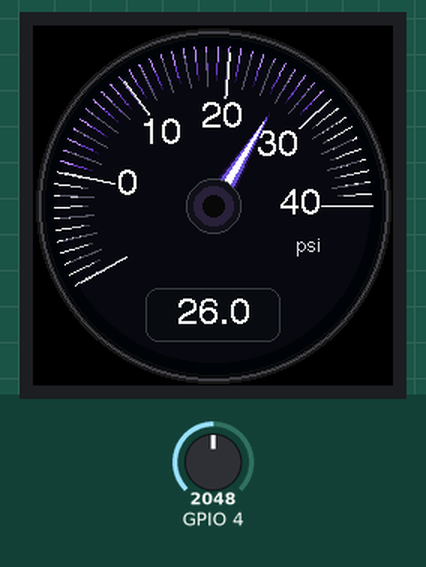
This sketch was run on a simulated ESP32. On the bench: 240×240 colour display. Inputs (shaded band) come from the test bench; at power-on: GPIO 4 = 2048 (analog values on the 0–4095 scale).

Above: at 16.3 s.
16.4 s: GPIO 4 set to 2866
At 16.75 s:
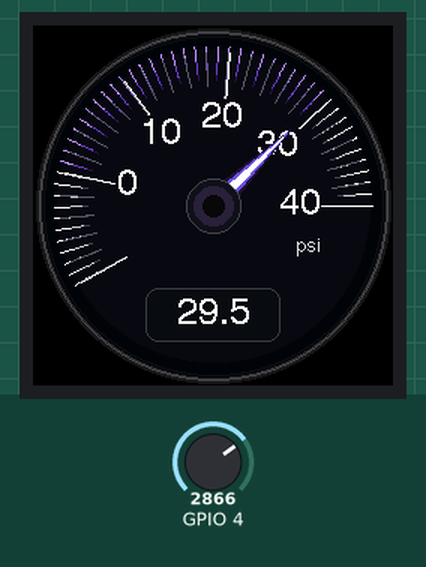
18.1 s: GPIO 4 set to 2047
At 19.62 s:
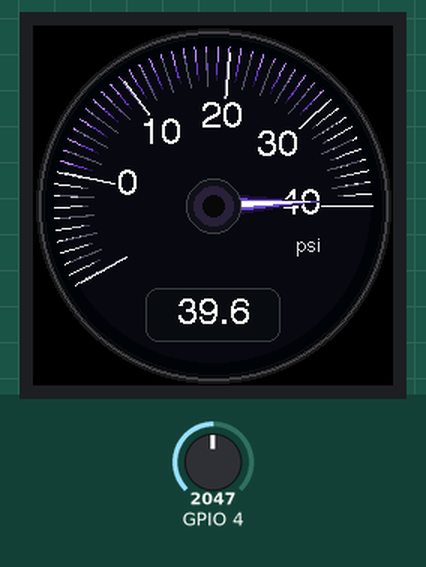
21.1 s: GPIO 4 set to 1228
At 28.7 s:
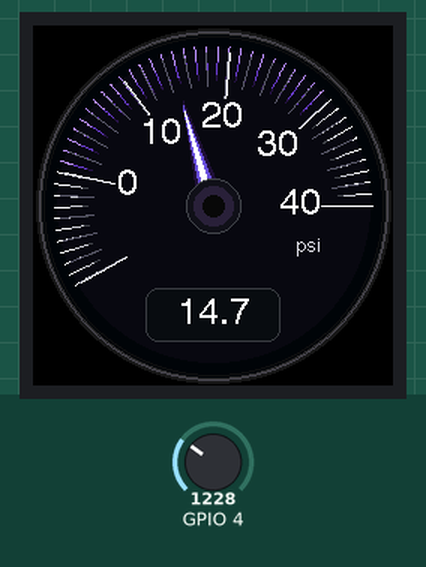

The sketch:

sketch_mar29a.ino
```cpp
#define LGFX_USE_V1
#include <LovyanGFX.hpp>
#include <math.h>

class LGFX : public lgfx::LGFX_Device {
  lgfx::Panel_GC9A01 _panel;
  lgfx::Bus_SPI _bus;
  lgfx::Light_PWM _light;

public:
  LGFX() {
    {
      auto cfg = _bus.config();
      cfg.spi_host = SPI2_HOST;
      cfg.spi_mode = 0;
      cfg.freq_write = 27000000;
      cfg.freq_read = 16000000;
      cfg.spi_3wire = true;
      cfg.use_lock = true;
      cfg.dma_channel = SPI_DMA_CH_AUTO;
      cfg.pin_sclk = 6;
      cfg.pin_mosi = 7;
      cfg.pin_miso = -1;
      cfg.pin_dc = 2;
      _bus.config(cfg);
      _panel.setBus(&_bus);
    }

    {
      auto cfg = _panel.config();
      cfg.pin_cs = 10;
      cfg.pin_rst = -1;
      cfg.pin_busy = -1;

      cfg.memory_width = 240;
      cfg.memory_height = 240;
      cfg.panel_width = 240;
      cfg.panel_height = 240;

      cfg.offset_x = 0;
      cfg.offset_y = 0;
      cfg.offset_rotation = 0;

      cfg.dummy_read_pixel = 8;
      cfg.dummy_read_bits = 1;

      cfg.readable = false;
      cfg.invert = true;
      cfg.rgb_order = false;
      cfg.dlen_16bit = false;
      cfg.bus_shared = false;

      _panel.config(cfg);
    }

    {
      auto cfg = _light.config();
      cfg.pin_bl = 3;
      cfg.invert = false;
      cfg.freq = 44100;
      cfg.pwm_channel = 7;
      _light.config(cfg);
      _panel.setLight(&_light);
    }

    setPanel(&_panel);
  }
};

LGFX tft;
LGFX_Sprite spr(&tft);

static const int CX = 120;
static const int CY = 120;

float psiHistory[10] = {0};
int histIndex = 0;
bool histFilled = false;
float displayedPsi = 0.0f;

float mapf(float x, float in_min, float in_max, float out_min, float out_max) {
  return (x - in_min) * (out_max - out_min) / (in_max - in_min) + out_min;
}

uint16_t rgb(uint8_t r, uint8_t g, uint8_t b) {
  return spr.color565(r, g, b);
}

// 8 o'clock to 3 o'clock
float psiToAngle(float psi) {
  psi = constrain(psi, -10.0f, 40.0f);
  return mapf(psi, -10.0f, 40.0f, 150.0f, 360.0f);
}

void polarToXY(float angleDeg, int radius, int &x, int &y) {
  float a = angleDeg * DEG_TO_RAD;
  x = CX + cosf(a) * radius;
  y = CY + sinf(a) * radius;
}

void drawSoftPixelRing(float angleDeg, int r1, int r2, uint16_t col) {
  int x, y;
  for (int r = r1; r <= r2; r++) {
    polarToXY(angleDeg, r, x, y);
    spr.drawPixel(x, y, col);
  }
}

void drawBezel() {
  spr.fillScreen(TFT_BLACK);

  spr.fillCircle(CX, CY, 118, rgb(24, 24, 28));
  spr.fillCircle(CX, CY, 114, rgb(6, 6, 8));
  spr.drawCircle(CX, CY, 116, rgb(72, 72, 80));
  spr.drawCircle(CX, CY, 115, rgb(48, 48, 54));
  spr.drawCircle(CX, CY, 113, rgb(18, 18, 22));

  spr.fillCircle(CX, CY, 104, rgb(10, 10, 16));
}

void drawArcBand() {
  for (int p = -10; p <= 40; p++) {
    float a = psiToAngle((float)p);

    if (p <= 0) {
      drawSoftPixelRing(a, 84, 87, rgb(70, 70, 76));
      drawSoftPixelRing(a, 88, 96, rgb(205, 205, 214));
      drawSoftPixelRing(a, 97, 106, rgb(255, 255, 255));
    } else if (p < 30) {
      drawSoftPixelRing(a, 84, 87, rgb(40, 22, 72));
      drawSoftPixelRing(a, 88, 96, rgb(105, 62, 205));
      drawSoftPixelRing(a, 97, 106, rgb(185, 145, 255));
    } else {
      drawSoftPixelRing(a, 84, 87, rgb(70, 70, 76));
      drawSoftPixelRing(a, 88, 96, rgb(205, 205, 214));
      drawSoftPixelRing(a, 97, 106, rgb(255, 255, 255));
    }
  }
}

void drawTicks() {
  for (int p = -10; p <= 40; p += 2) {
    float a = psiToAngle((float)p);
    bool major = (p % 10 == 0);

    int r1 = major ? 68 : 80;
    int r2 = 102;

    int x1, y1, x2, y2;
    polarToXY(a, r1, x1, y1);
    polarToXY(a, r2, x2, y2);

    if (major) {
      spr.drawLine(x1, y1, x2, y2, rgb(150, 150, 160));
      spr.drawLine(x1 + 1, y1, x2 + 1, y2, TFT_WHITE);
    } else {
      spr.drawLine(x1, y1, x2, y2, rgb(90, 90, 104));
    }
  }
}

void drawLabels() {
  spr.setTextDatum(middle_center);

  spr.setFont(&fonts::Font4);
  spr.setTextColor(TFT_WHITE, rgb(10, 10, 16));

  const int psiVals[] = {0, 10, 20, 30, 40};
  const char* psiTxt[] = {"0", "10", "20", "30", "40"};

  for (int i = 0; i < 5; i++) {
    int x, y;
    polarToXY(psiToAngle(psiVals[i]), 58, x, y);
    spr.drawString(psiTxt[i], x, y);
  }

  spr.setFont(&fonts::Font2);
  spr.setTextColor(rgb(220, 220, 228), rgb(10, 10, 16));
  spr.drawString("psi", 184, 146);
}

void drawHub() {
  spr.fillCircle(CX, CY, 18, rgb(18, 18, 24));
  spr.fillCircle(CX, CY, 13, rgb(42, 34, 62));
  spr.fillCircle(CX, CY, 7, rgb(10, 10, 14));
  spr.drawCircle(CX, CY, 18, rgb(68, 68, 76));
}

void drawNeedle(float psi) {
  float a = psiToAngle(psi);

  int tipX, tipY, leftX, leftY, rightX, rightY;

  polarToXY(a, 72, tipX, tipY);
  polarToXY(a + 90.0f, 9, leftX, leftY);
  polarToXY(a - 90.0f, 9, rightX, rightY);
  spr.fillTriangle(leftX, leftY, rightX, rightY, tipX, tipY, rgb(32, 18, 60));

  polarToXY(a, 69, tipX, tipY);
  polarToXY(a + 90.0f, 6, leftX, leftY);
  polarToXY(a - 90.0f, 6, rightX, rightY);
  spr.fillTriangle(leftX, leftY, rightX, rightY, tipX, tipY, rgb(110, 82, 220));

  polarToXY(a, 65, tipX, tipY);
  polarToXY(a + 90.0f, 3, leftX, leftY);
  polarToXY(a - 90.0f, 3, rightX, rightY);
  spr.fillTriangle(leftX, leftY, rightX, rightY, tipX, tipY, TFT_WHITE);

  spr.fillCircle(CX, CY, 7, rgb(32, 18, 60));
  spr.fillCircle(CX, CY, 5, rgb(110, 82, 220));
  spr.fillCircle(CX, CY, 3, TFT_WHITE);
}

void drawValueBox(float psi) {
  int boxW = 90;
  int boxH = 36;
  int x = CX - boxW / 2;
  int y = 175;

  spr.fillRoundRect(x, y, boxW, boxH, 8, rgb(14, 14, 18));
  spr.drawRoundRect(x, y, boxW, boxH, 8, rgb(60, 60, 70));

  spr.setTextDatum(middle_center);
  spr.setFont(&fonts::Font4);
  spr.setTextColor(TFT_WHITE, rgb(14, 14, 18));

  char buf[12];
  snprintf(buf, sizeof(buf), "%.1f", psi);
  spr.drawString(buf, CX, y + boxH / 2);
}

void renderGauge(float psi) {
  drawBezel();
  drawArcBand();
  drawTicks();
  drawLabels();
  drawNeedle(psi);
  drawHub();
  drawValueBox(psi);
  spr.pushSprite(0, 0);
}

float readPsiSmoothed() {
  int raw = analogRead(4);

  float bar = (raw - 587.0f) / 631.0f;
  float psi = bar * 14.504f;

  psiHistory[histIndex] = psi;
  histIndex = (histIndex + 1) % 10;
  if (histIndex == 0) histFilled = true;

  int count = histFilled ? 10 : histIndex;
  if (count <= 0) count = 1;

  float sum = 0.0f;
  for (int i = 0; i < count; i++) {
    sum += psiHistory[i];
  }

  psi = sum / count;
  return constrain(psi, -10.0f, 40.0f);
}

void sweepSegment(float startPsi, float endPsi, int steps, int stepDelayMs) {
  for (int i = 0; i <= steps; i++) {
    float t = (float)i / (float)steps;
    float eased = 0.5f - 0.5f * cosf(t * PI);
    float psi = startPsi + (endPsi - startPsi) * eased;
    renderGauge(psi);
    delay(stepDelayMs);
  }
}

void startupSweep() {
  sweepSegment(0.0f, 40.0f, 30, 6);
  sweepSegment(40.0f, -10.0f, 34, 6);
  sweepSegment(-10.0f, 0.0f, 16, 6);
}

void setup() {
  Serial.begin(115200);

  tft.init();
  tft.setBrightness(255);
  tft.setRotation(0);

  analogReadResolution(12);
  pinMode(4, INPUT);

  spr.setColorDepth(16);
  if (!spr.createSprite(240, 240)) {
    tft.fillScreen(TFT_RED);
    delay(1000);
    tft.fillScreen(TFT_BLACK);
    return;
  }

  renderGauge(0.0f);
  startupSweep();
}

void loop() {
  float targetPsi = readPsiSmoothed();
  displayedPsi += (targetPsi - displayedPsi) * 0.22f;
  renderGauge(displayedPsi);
  delay(20);
}
```
